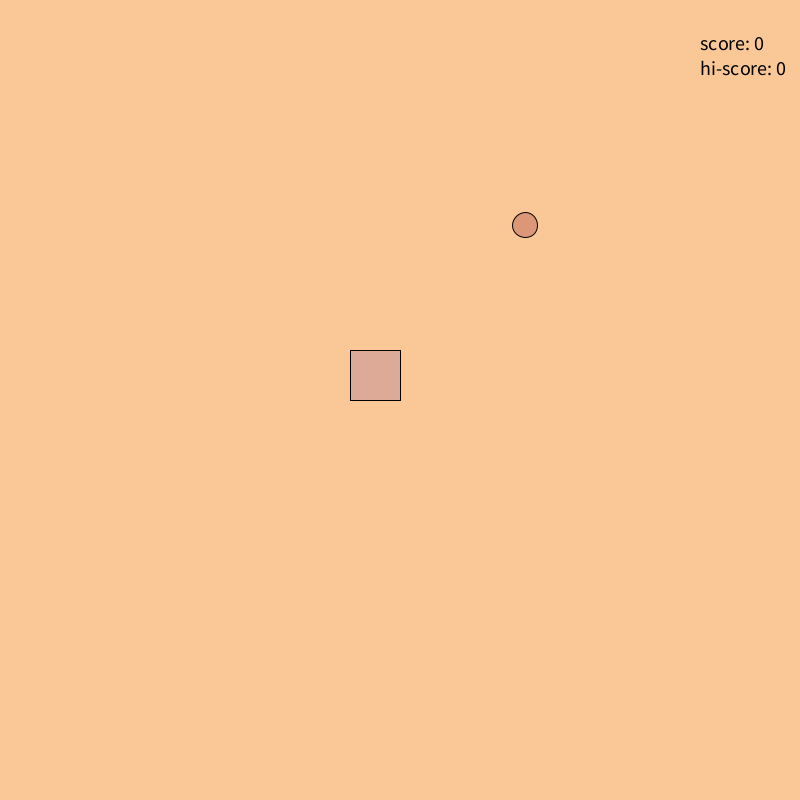
Frame 1 (no input)
Frame 60 (the mouse pressed at the canvas centre just before this capture): identical to frame 1, image omitted
Frame 120 (the mouse held since frame 60 and released just before this capture): identical to frame 1, image omitted

The Processing sketch that drew this single still picture (run headless with seeded random() and noise(); from frame 60 on, the mouse is pressed at the canvas centre):

// Processing sketch: eindopdrachtcopy
// ── eindopdrachtcopy.pde
int score = 0;
int highScore;
int size = 0;
int appleY;
int appleX;
int moveTime;
int[] x = new int[1];
int[] y = new int[1];
boolean dead = false;
boolean rPressed = false;
String move = "";
String move2 = "";
void setup(){
size(800,800);
NewApple();
x[0] = 350;
y[0] = 350;
}

void draw() {
  background(250,200,150);
  
  fill(0,0,0);
  textSize(20);
  text("score: " + score,700,50);
  text("hi-score: " + highScore,700,75);
  
if(size>0 && millis() - moveTime >=200){
  for(int i = x.length-1; i>=1; i--){
    x[i]=x[i-1];
  }
  }
  if(size>0 && millis() - moveTime >=200){
  for(int i = y.length-1; i>=1; i--){
    y[i]=y[i-1];
  }
  }
  
  if (move == "UP" && !dead && millis() - moveTime >=200) {
       y[0] -= 50;
       moveTime = millis();
  }
  else if (move == "DOWN" && !dead && millis() - moveTime >=200){
    y[0] += 50;
    moveTime = millis();
  }
  else if (move == "LEFT" && !dead && millis() - moveTime >=200){
    x[0] -= 50;
    moveTime = millis();
  }
  else if (move == "RIGHT" && !dead && millis() - moveTime >=200){  
    x[0] += 50;
    moveTime = millis();
  } 
  else if (rPressed){
    reset();
    rPressed=false;
  }
  
  
  
  if(y[0] <= -50 || y[0] >= 750 || x[0] <= -50 || x[0] >= 750){
    
    dead = true;
}

if(size>0){
 for(int i =1; i<x.length; i++){
  if(y[0]==y[i] && x[0]==x[i]){
  dead = true;
}

}
}

if(dead){
  background(255,150,150);
  fill(0,0,0);
    textSize(50);
    text("game over! score: " + score, 200, 350);
    textSize(20);
    text("press r to try again", 300, 400);
}

//snake
fill(220,170,150);

square(x[0],y[0],50);

if(size>0){
for(int i = 0; i<=size; i++){
  square(x[i],y[i],50);
}
}

//apple
fill(220,150,120);
circle(appleX,appleY,25);

if(appleX == x[0] + 25  && appleY == y[0] + 25){
size++;
x = expand(x,x.length +1);
y = expand(y,y.length +1);
x[x.length-1] = 900;
y[y.length-1] = 900;
score += 10;
NewApple();
}

}


void NewApple(){

  appleX = (Math.round(random(0,15)) * 50 + 25);
  appleY = (Math.round(random(0,15)) * 50 + 25);
}

//reset game
void reset(){
  background(250,200,150);
  x = expand(x,1);
  y = expand(y,1);
  x[0] = 350;
  y[0] = 350;
  size = 0;
  move = "";
  rPressed = false;
  dead = false;
  if(score > highScore){
    highScore = score;
  }
  score = 0;
  NewApple();
}

//input
void keyPressed() {
  
 if (keyCode == UP && move != "DOWN" || key == 'w' && move != "DOWN") {
    move = "UP";
  } else if (keyCode == DOWN && move != "UP" || key == 's' && move != "UP") {
    move = "DOWN";
  } else if (keyCode == LEFT && move != "RIGHT" || key == 'a' && move != "RIGHT") {
    move = "LEFT";
  } else if (keyCode == RIGHT && move != "LEFT" || key == 'd' && move != "LEFT") {
    move = "RIGHT";
  } else if (key == 'r' && dead) {
    rPressed = true;
  }
}
